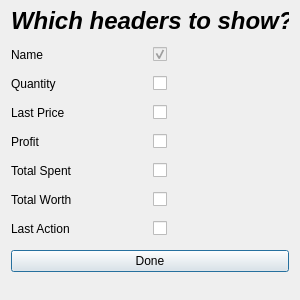
<?xml version="1.0" encoding="UTF-8"?>
<ui version="4.0">
 <class>SettingsWindow</class>
 <widget class="QDialog" name="SettingsWindow">
  <property name="geometry">
   <rect>
    <x>0</x>
    <y>0</y>
    <width>300</width>
    <height>300</height>
   </rect>
  </property>
  <property name="sizePolicy">
   <sizepolicy hsizetype="Fixed" vsizetype="Fixed">
    <horstretch>0</horstretch>
    <verstretch>0</verstretch>
   </sizepolicy>
  </property>
  <property name="minimumSize">
   <size>
    <width>300</width>
    <height>300</height>
   </size>
  </property>
  <property name="maximumSize">
   <size>
    <width>300</width>
    <height>300</height>
   </size>
  </property>
  <property name="windowTitle">
   <string>Dialog</string>
  </property>
  <layout class="QGridLayout" name="gridLayout">
   <property name="topMargin">
    <number>0</number>
   </property>
   <item row="5" column="1">
    <widget class="QCheckBox" name="cbTotalSpent">
     <property name="text">
      <string/>
     </property>
    </widget>
   </item>
   <item row="1" column="1">
    <widget class="QCheckBox" name="cbName">
     <property name="enabled">
      <bool>false</bool>
     </property>
     <property name="text">
      <string/>
     </property>
     <property name="checkable">
      <bool>true</bool>
     </property>
     <property name="checked">
      <bool>true</bool>
     </property>
    </widget>
   </item>
   <item row="1" column="0">
    <widget class="QLabel" name="label_2">
     <property name="text">
      <string>Name</string>
     </property>
    </widget>
   </item>
   <item row="3" column="1">
    <widget class="QCheckBox" name="cbPrice">
     <property name="text">
      <string/>
     </property>
    </widget>
   </item>
   <item row="9" column="1">
    <widget class="QCheckBox" name="cbDate">
     <property name="text">
      <string/>
     </property>
    </widget>
   </item>
   <item row="7" column="0">
    <widget class="QLabel" name="label_7">
     <property name="text">
      <string>Total Worth</string>
     </property>
    </widget>
   </item>
   <item row="7" column="1">
    <widget class="QCheckBox" name="cbTotalWorth">
     <property name="text">
      <string/>
     </property>
    </widget>
   </item>
   <item row="9" column="0">
    <widget class="QLabel" name="label_8">
     <property name="text">
      <string>Last Action</string>
     </property>
    </widget>
   </item>
   <item row="5" column="0">
    <widget class="QLabel" name="label_6">
     <property name="text">
      <string>Total Spent</string>
     </property>
    </widget>
   </item>
   <item row="4" column="0">
    <widget class="QLabel" name="label_5">
     <property name="text">
      <string>Profit</string>
     </property>
    </widget>
   </item>
   <item row="2" column="0">
    <widget class="QLabel" name="label_3">
     <property name="text">
      <string>Quantity</string>
     </property>
    </widget>
   </item>
   <item row="4" column="1">
    <widget class="QCheckBox" name="cbProfit">
     <property name="text">
      <string/>
     </property>
    </widget>
   </item>
   <item row="3" column="0">
    <widget class="QLabel" name="label_4">
     <property name="text">
      <string>Last Price</string>
     </property>
    </widget>
   </item>
   <item row="2" column="1">
    <widget class="QCheckBox" name="cbQty">
     <property name="text">
      <string/>
     </property>
    </widget>
   </item>
   <item row="0" column="0" colspan="2">
    <widget class="QLabel" name="label">
     <property name="sizePolicy">
      <sizepolicy hsizetype="Fixed" vsizetype="Fixed">
       <horstretch>0</horstretch>
       <verstretch>0</verstretch>
      </sizepolicy>
     </property>
     <property name="maximumSize">
      <size>
       <width>16777215</width>
       <height>25</height>
      </size>
     </property>
     <property name="font">
      <font>
       <pointsize>18</pointsize>
       <italic>true</italic>
       <bold>true</bold>
      </font>
     </property>
     <property name="text">
      <string>Which headers to show?</string>
     </property>
    </widget>
   </item>
   <item row="10" column="0" colspan="2">
    <widget class="QPushButton" name="done">
     <property name="text">
      <string>Done</string>
     </property>
    </widget>
   </item>
  </layout>
 </widget>
 <resources/>
 <connections/>
</ui>
